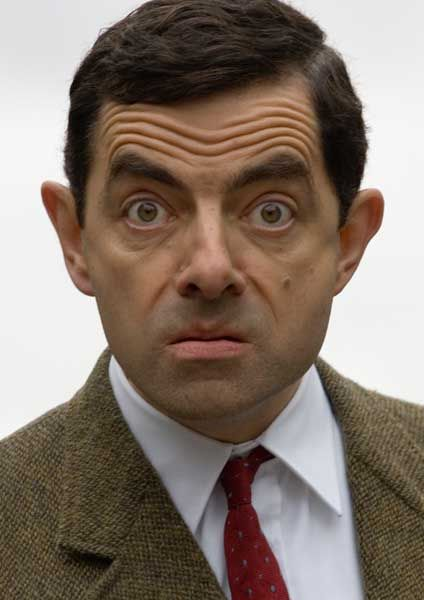
%> input picture Week 8/bean.jpg, 424 x 600 px
$ octave --eval "result = TextureFlattening;"   (GNU Octave 9; MATLAB toolbox functions it lacks are replaced by stand-ins)
%> lines starting %> are read from the running program, lines starting %| are printed output that depends on the picture; in (x1, y1, x2, y2) boxes, pixels count from 0 and x2, y2 are one past the last pixel; in counts of white or black regions, pixels touching at a corner belong together; the program's own positions count from 1
function I = TextureFlattening

% read image and mask
target = im2double(imread('bean.jpg'));
mask = imread('mask_bean.bmp');
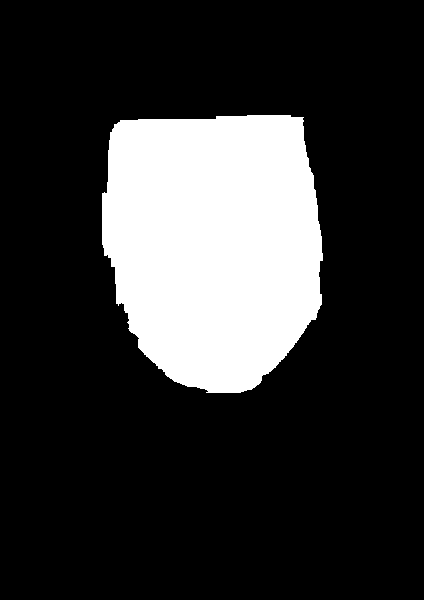
%> input picture Week 8/mask_bean.bmp, 424 x 600 px
%> mask: size 600x424 logical; 20.1% white; 1 white region, box (x1, y1, x2, y2) and area: (102, 115, 323, 393) 51140

% edge detection
Edges = edge(rgb2gray(target),'canny',0.1);
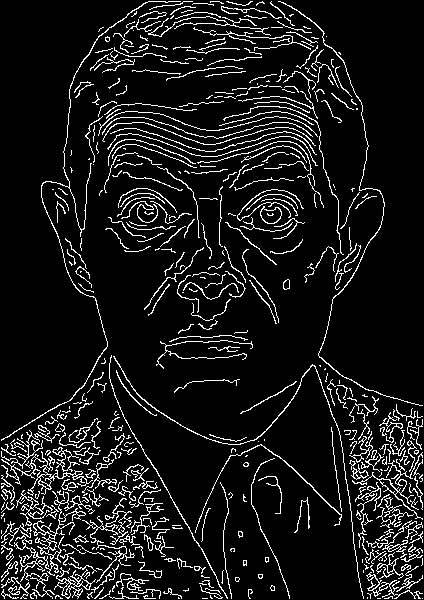
%> Edges: size 600x424 logical; 9.3% white in thin lines or dots


N=sum(mask(:));  % N: Number of unknown pixels == variables
%> N = 51140


% YOUR CODE STARTS HERE

% image offsets
row_offset=0;
col_offset=0;


% enumerating pixels in the mask
mask_id = zeros(size(mask));
mask_id(mask) = 1:N;
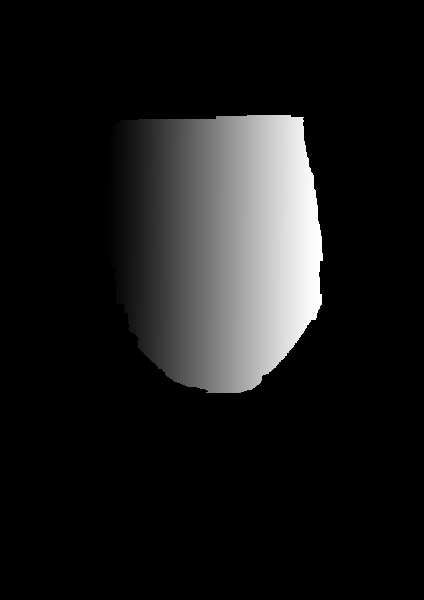
%> mask_id: size 600x424 double; min 0, max 51140, mean 5140.2; drawn with min black and max white

% neighborhood size for each pixel in the mask
[ir,ic] = find(mask);
%> ir = 51140 values from 116 to 393; ic = 51140 values from 103 to 323

Np = zeros(N,1);

for ib=1:N

    i = ir(ib);
    j = ic(ib);

    Np(ib)=  double((row_offset+i> 1))+ ...
             double((col_offset+j> 1))+ ...
             double((row_offset+i< size(target,1))) + ...
             double((col_offset+j< size(target,2)));
end
%> this loop made 51140 passes
%> (i, j) on passes 1 to 3: (194, 103), (195, 103), (196, 103)


% compute matrix A

% your CODE begins here

%sparse matrix indices and values
si = zeros(4*N, 1); sj = zeros(4*N, 1); sv = zeros(4*N, 1); ctr = 0;
for p = 1:N
    i = ir(p);
    j = ic(p);

    ctr=ctr+1;
    si(ctr) = p; sj(ctr) = p; sv(ctr) = 4; %diag

    if (mask_id(i-1, j) > 0) %in mask
        ctr = ctr+1;
        si(ctr) = p; sj(ctr) = mask_id(i-1, j); sv(ctr)= -1;
    end

    if (mask_id(i+1, j) > 0)
        ctr = ctr+1;
        si(ctr) = p; sj(ctr) = mask_id(i+1, j); sv(ctr)= -1;
    end

    if (mask_id(i, j-1) > 0)
        ctr = ctr+1;
        si(ctr) = p; sj(ctr) = mask_id(i, j-1); sv(ctr)= -1;
    end

    if (mask_id(i, j+1) > 0)
        ctr = ctr+1;
        si(ctr) = p; sj(ctr) = mask_id(i, j+1); sv(ctr)= -1;
    end
end
%> this loop made 51140 passes
%> (i, j, ctr) on passes 1 to 12: (194, 103, 3), (195, 103, 7), (196, 103, 11), (197, 103, 15), (198, 103, 19), (199, 103, 23), (200, 103, 27), (201, 103, 31), (202, 103, 35), (203, 103, 39), (204, 103, 43), (205, 103, 47)
%> after the loop, ctr = 254670

A = sparse(si(1:ctr), sj(1:ctr), sv(1:ctr), N, N);
% your CODE ends here


% output intialization
seamless = target;


for color=1:3 % solve for each colorchannel

    % compute b for each color
    b=zeros(N,1);

    for ib=1:N

    i = ir(ib);
    j = ic(ib);


      if (i>1)
          tGrad = target(row_offset+i,col_offset+j,color) - ...
              target(row_offset+i-1,col_offset+j,color);

          b(ib)=b(ib)+ target(row_offset+i-1,col_offset+j,color)*(1-mask(i-1,j))+...
                          double(Edges(i, j) | Edges(i-1, j)) * tGrad;
      end

      if (i<size(mask,1))
          tGrad = target(row_offset+i,col_offset+j,color) - ...
              target(row_offset+i+1,col_offset+j,color);
          b(ib)=b(ib)+  target(row_offset+i+1,col_offset+j,color)*(1-mask(i+1,j))+ ...
                           double(Edges(i, j) | Edges(i+1, j)) * tGrad;
      end

      if (j>1)
          tGrad = target(row_offset+i,col_offset+j,color) - ...
              target(row_offset+i,col_offset+j-1,color);

          b(ib)= b(ib) +  target(row_offset+i,col_offset+j-1,color)*(1-mask(i,j-1))+...
                           double(Edges(i, j) | Edges(i, j-1)) * tGrad;
      end


      if (j<size(mask,2))
          tGrad = target(row_offset+i,col_offset+j,color) - ...
              target(row_offset+i,col_offset+j+1,color);

          b(ib)= b(ib)+ target(row_offset+i,col_offset+j+1,color)*(1-mask(i,j+1))+...
                         double(Edges(i, j) | Edges(i, j+1)) * tGrad;
      end
    end
%> this loop made 51140 passes
%> tGrad on passes 1 to 12: -0.0118, -0.0157, -0.00392, 0.0157, 0.0275, 0.0235, 0.0196, 0.0196, 0.0118, 0, 0, 0.0118


    % solve linear system A*x = b;
    % your CODE begins here
    x = A\b;
    % your CODE ends here

    % impaint target image

     for ib=1:N
           seamless(row_offset+ir(ib),col_offset+ic(ib),color) = x(ib);
     end
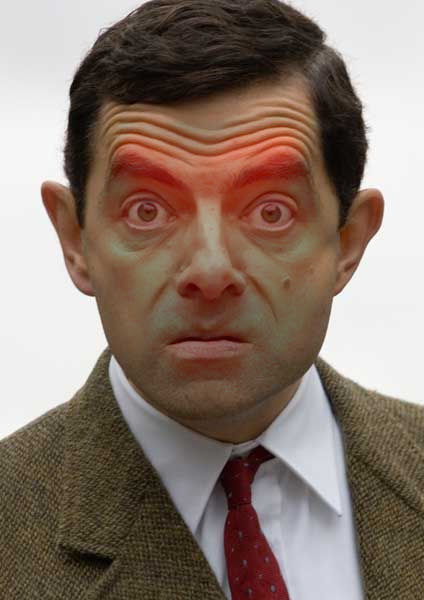
%> seamless: size 600x424x3 double; mean R, G, B 0.538, 0.47, 0.427
    figure(1), imshow(target);
    figure(2), imshow(seamless);
    I = seamless;
end
%> (the run ends here)
